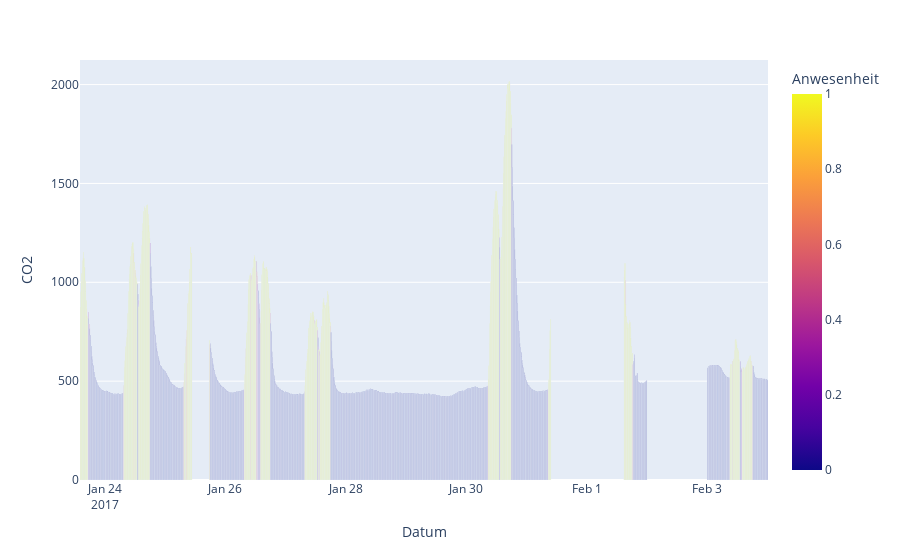

The code cell stored with this chart in its notebook:
### Code cell
px.bar(df.resample("10min").mean(),y="CO2",color="Anwesenheit")

### Figure 1 — Plotly figure (JSON) as saved in the notebook; plotly's stock layout.template omitted (floating-point values rounded to 4 significant figures; data arrays with more than 128 entries replaced by an {"elided": "..."} marker saying what was removed)
{"data": [{"alignmentgroup": "True", "hovertemplate": "Datum=%{x}<br>CO2=%{y}<br>Anwesenheit=%{marker.color}<extra></extra>", "legendgroup": "", "marker": {"color": {"elided": "1643 float values"}, "coloraxis": "coloraxis", "pattern": {"shape": ""}}, "name": "", "offsetgroup": "", "orientation": "v", "showlegend": false, "textposition": "auto", "type": "bar", "x": {"elided": "1643 str values"}, "xaxis": "x", "y": {"elided": "1643 float values"}, "yaxis": "y"}], "layout": {"barmode": "relative", "coloraxis": {"colorbar": {"title": {"text": "Anwesenheit"}}, "colorscale": [[0, "#0d0887"], [0.1111, "#46039f"], [0.2222, "#7201a8"], [0.3333, "#9c179e"], [0.4444, "#bd3786"], [0.5556, "#d8576b"], [0.6667, "#ed7953"], [0.7778, "#fb9f3a"], [0.8889, "#fdca26"], [1, "#f0f921"]]}, "legend": {"tracegroupgap": 0}, "margin": {"t": 60}, "xaxis": {"anchor": "y", "domain": [0, 1], "title": {"text": "Datum"}}, "yaxis": {"anchor": "x", "domain": [0, 1], "title": {"text": "CO2"}}}}
